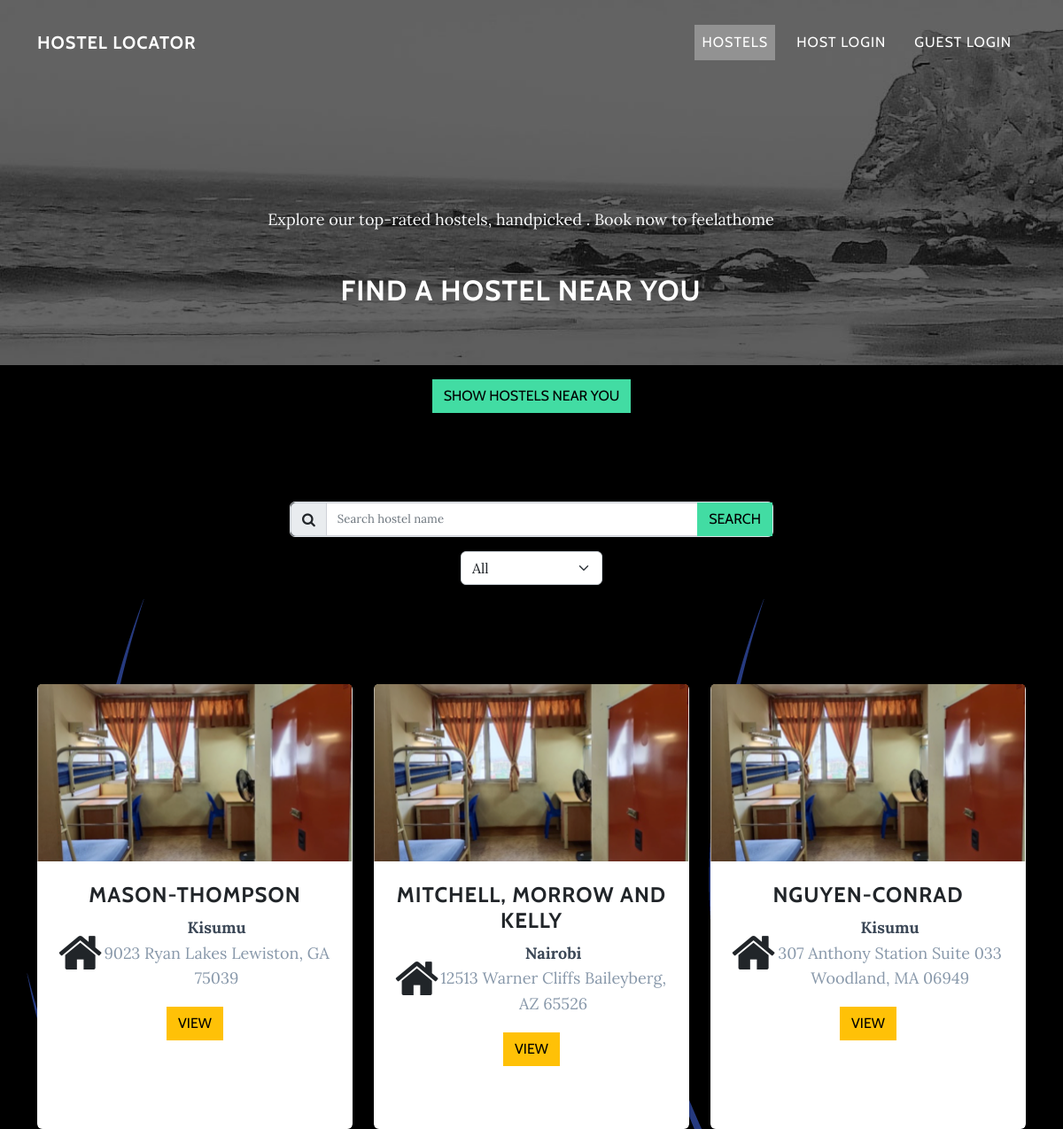
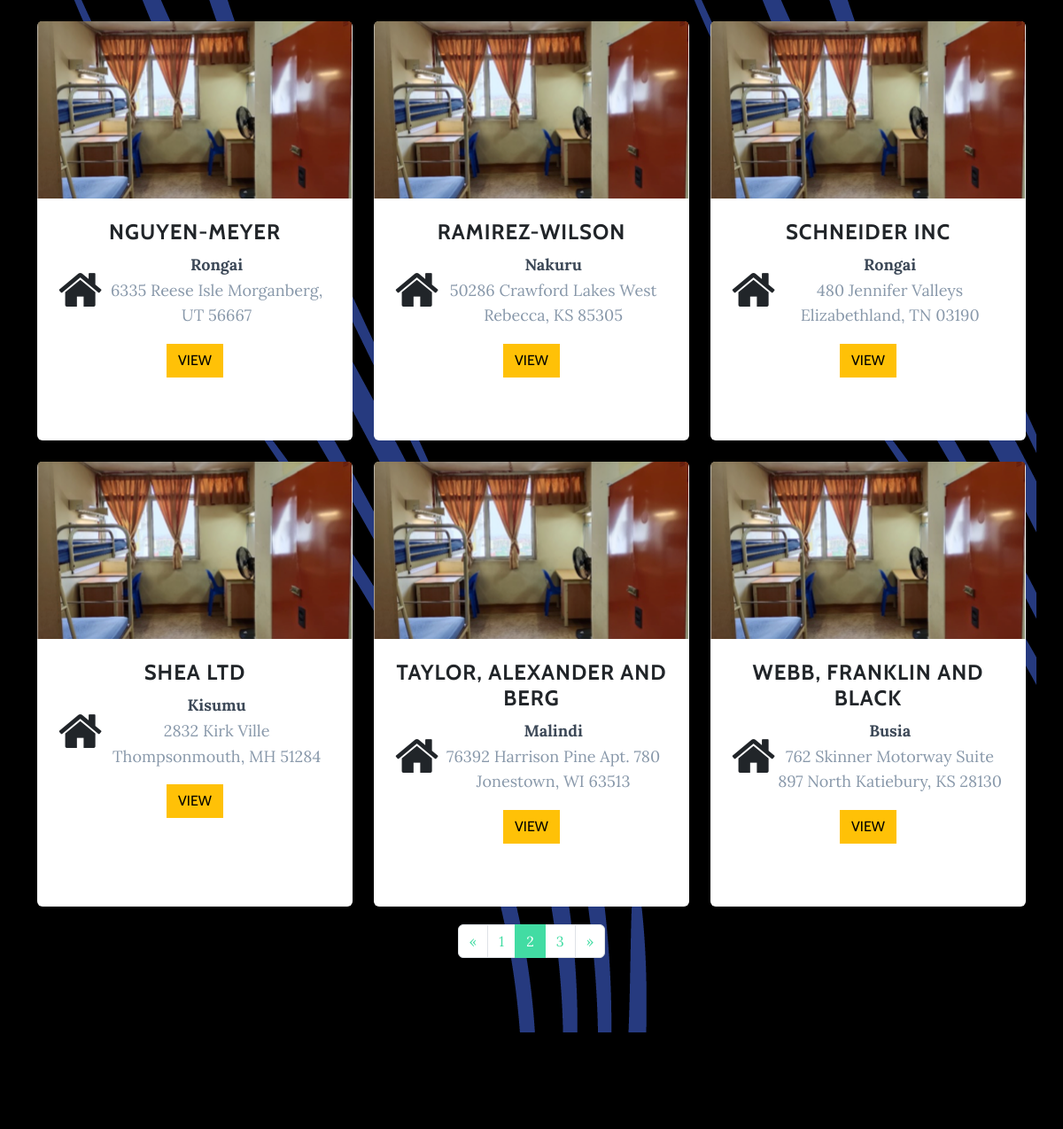
Before: /hostels/?page=2&query= (upper part) with the older database file (2 pictures, top to bottom).
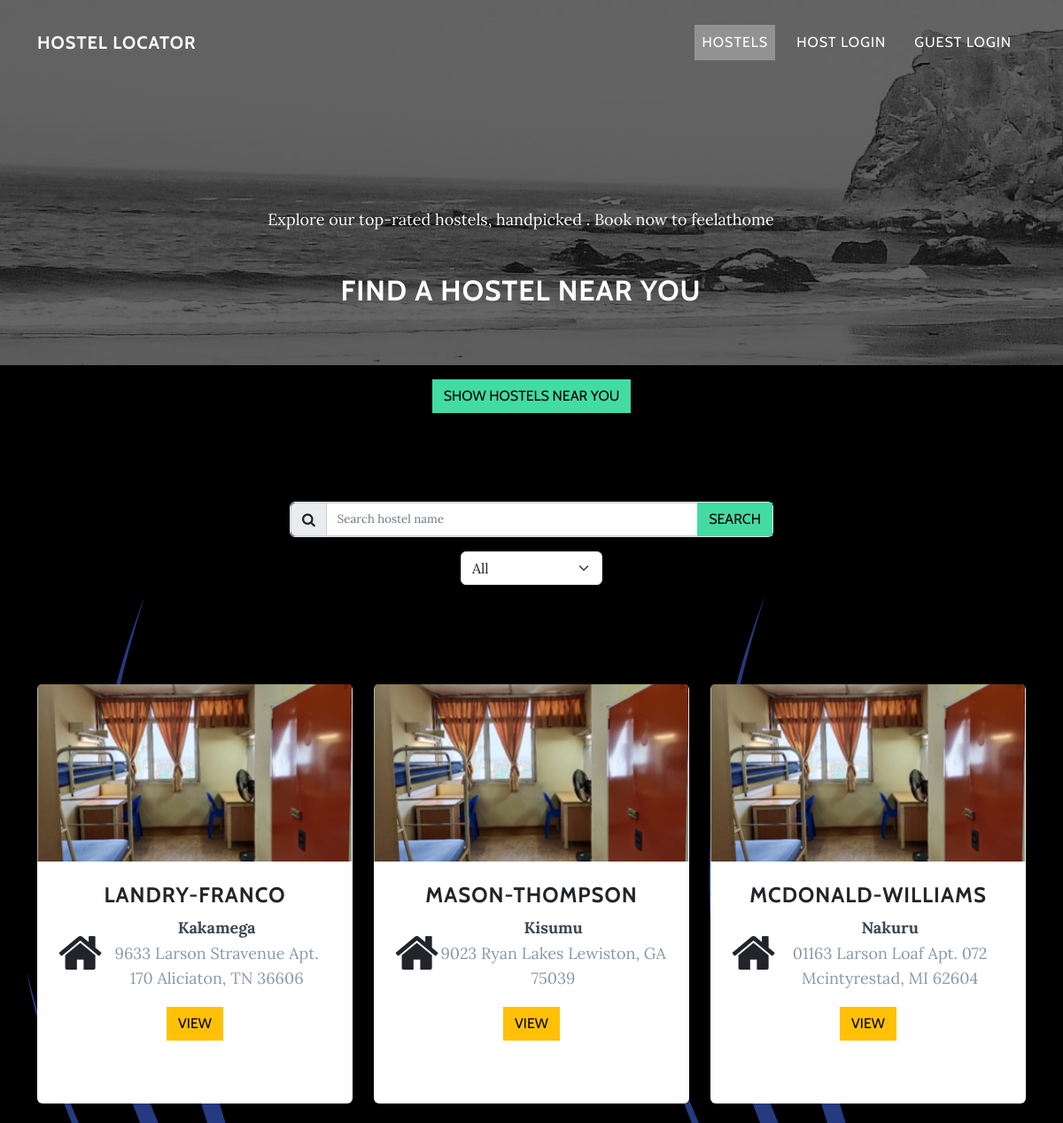
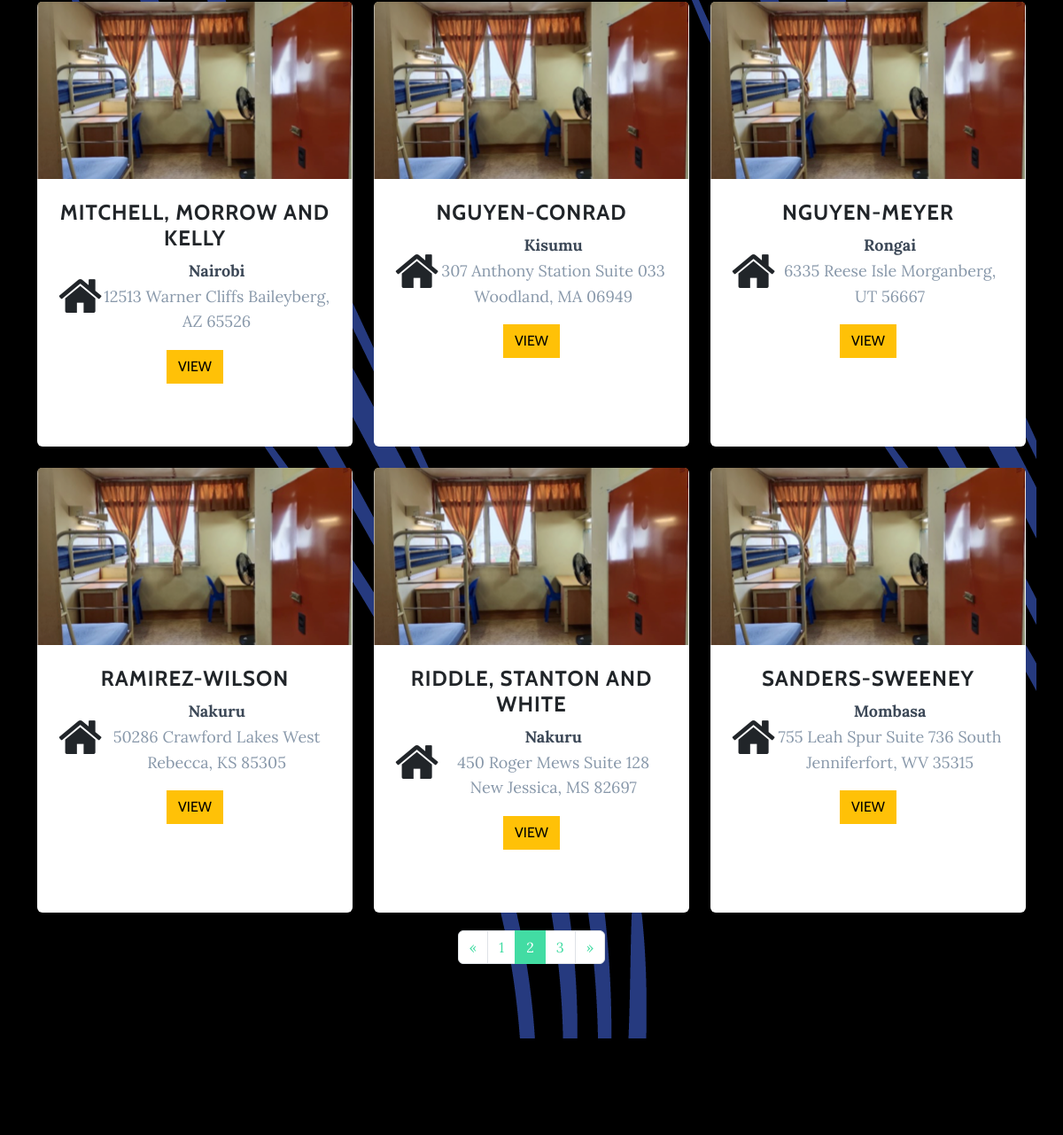
After: the same page with the newer database file (2 pictures, top to bottom).
### hostel_app/models.py (models this page shows, shortened)
class Hostel(models.Model):
    name = models.CharField(max_length=50)
    cover = models.ImageField(upload_to='cover', default='default.png')
    services = models.ManyToManyField("Service")
    location = models.ForeignKey(
        'Location', on_delete=models.SET_NULL, null=True)
    address = models.CharField(max_length=250, null=True)
    owner = models.ForeignKey(User, on_delete=models.SET_NULL, null=True)
    class Meta:
        verbose_name = 'Hostel'
        verbose_name_plural = 'Hostels'
        ordering = ['name']

class Location(models.Model):
    name = models.CharField(max_length=150,blank=True)
    latitude = models.DecimalField(max_digits=9, decimal_places=6,null=True)
    longitude = models.DecimalField(max_digits=9, decimal_places=6,null=True)
    timestamp = models.DateTimeField(auto_now_add=True, null=True)
    def __str__(self):
        return self.name
    class Meta:
        verbose_name = 'UserLocation'
        verbose_name_plural = 'UserLocations'

### hostel_app/views.py (the view)
# urls.py: path('hostels/', views.HostelListView.as_view(), name='hostel-list'),
class HostelListView(generic.ListView):
    model = Hostel
    template_name = "hostel_list.html"
    paginate_by = 9
    def get_context_data(self, **kwargs):
        context = super().get_context_data(**kwargs)
        query = self.request.GET.get("query")
        lat = self.request.GET.get("lat")
        long = self.request.GET.get("lng")
        nearby = self.request.GET.get("nearby")
        try:
            user_location = get_location(lat, long)
            context['show_near'] = nearby
            context['nearby'] = Hostel.objects.filter(
                location__name__icontains=user_location)
            context['user_location'] = user_location
        except:
            pass
        context['locations'] = Location.objects.all()
        context['select_location'] = self.request.GET.get("location")
        if query:
            context["query"] = query
        return context
    def get_queryset(self):
        queryset = super().get_queryset()
        query = self.request.GET.get("query")
        location = self.request.GET.get("location")
        if query:
            queryset = queryset.filter(name__icontains=query)
        if location:
            queryset = queryset.filter(location__name__icontains=location)
        return queryset

### hostel_app/views.py (called while the page is built)
def get_location(lat, long):
    import geocoder
    g = geocoder.osm([lat, long], method='reverse')
    return g.json['state']

### hostel_app/templates/hostel_list.html (shortened to what the changed rows need)
{% extends 'hostel_base.html' %} {% load static %} {% block main %}
<section class="text-center download-section content-section" id="hostels" style="
		background-image: url('{% static 'assets/img/downloads-bg.jpg' %}');
		padding: 0;
		height: 412px;
	">
    <div class="row align-items-end mb-5" style="height: 100%; width: 100%">
        <div class="col-md-8 col-xl-6 text-center d-flex flex-column-reverse align-items-center mx-auto"
            style="height: 50vh">
            <h2 style="padding: 30px 0">Find a hostel near you</h2>
        </div>
    </div>
</section>
<section class="text-center content-section" id="contact" style="padding: 0">
    <div class="container py-4 py-xl-5" style="background: url('{% static 'assets/img/img12.png' %}')">
        <div class="row gy-4 row-cols-1 row-cols-md-2 row-cols-xl-3 justify-content-center" id="hostels">
            {% if page_obj%} {% for hostel in page_obj %}
            <div class="col">
                <div class="card rounded h-100">
                    <img class="card-img-top w-100 d-block fit-cover" style="height: 200px"
                        src="{{hostel.cover.url}}" />
                    <div class="card-body text-dark p-4" style="border-style: none">
                        <h4 class="card-title">{{hostel.name}}</h4>
                        <div class="d-flex justify-content-between align-items-center">
                            <i class="fa fa-home" style="font-size: 53px"></i>
                            <div>
                                <p class="fw-bold mb-0">{{hostel.location}}</p>
                                <p class="text-muted mb-0">
                                    {{hostel.address}}
                                </p>
                            </div>
                        </div>
                        <a class="btn btn-warning" data-bss-hover-animate="pulse" id="btnHostel" type="button"
                            style="margin: 17px" href="{% url 'hostel-detail' pk=hostel.pk %}">View</a>
                    </div>
                </div>
            </div>
            {% endfor %} {% endif %}
        </div>
        {% if page_obj %}
        <div class="d-xl-flex justify-content-xl-center align-items-xl-center" style="padding: 20px 0">
            <nav>
                <ul class="pagination">
                     {% for num in page_obj.paginator.page_range %}
                    {% if page_obj.number == num %}
                    <li class="page-item active">
                        <a class="page-link" href="#?query={{query}}">{{ num }} </a>
                    </li>
                    {% elif num > page_obj.number|add:'-3' and num < page_obj.number|add:'3' %} <li class="page-item">
                        <a class="page-link" href="?page={{ num }}&query={{query}}">{{ num }}</a>
                        </li>
                        {% endif %} {% endfor %}
                </ul>
            </nav>
        </div>
        {% endif %}
    </div>
</section>
{% endblock main %}

Changed rows visible on the page:
no longer on this page (row unchanged): Hostel: cover (placeholder picture), name "SCHNEIDER INC", location "Rongai", address "480 Jennifer Valleys Elizabethland, TN 03190"
no longer on this page (row unchanged): Hostel: cover (placeholder picture), name "SHEA LTD", location "Kisumu", address "2832 Kirk Ville Thompsonmouth, MH 51284"
no longer on this page (row unchanged): Hostel: cover (placeholder picture), name "TAYLOR, ALEXANDER AND BERG", location "Malindi", address "76392 Harrison Pine Apt. 780 Jonestown, WI 63513"
no longer on this page (row unchanged): Hostel: cover (placeholder picture), name "WEBB, FRANKLIN AND BLACK", location "Busia", address "762 Skinner Motorway Suite 897 North Katiebury, KS 28130"
now on this page (row unchanged): Hostel: cover (placeholder picture), name "LANDRY-FRANCO", location "Kakamega", address "9633 Larson Stravenue Apt. 170 Aliciaton, TN 36606"
added Hostel: cover (placeholder picture), name "MCDONALD-WILLIAMS", location "Nakuru", address "01163 Larson Loaf Apt. 072 Mcintyrestad, MI 62604"
added Hostel: cover (placeholder picture), name "RIDDLE, STANTON AND WHITE", location "Nakuru", address "450 Roger Mews Suite 128 New Jessica, MS 82697"
added Hostel: cover (placeholder picture), name "SANDERS-SWEENEY", location "Mombasa", address "755 Leah Spur Suite 736 South Jenniferfort, WV 35315"
